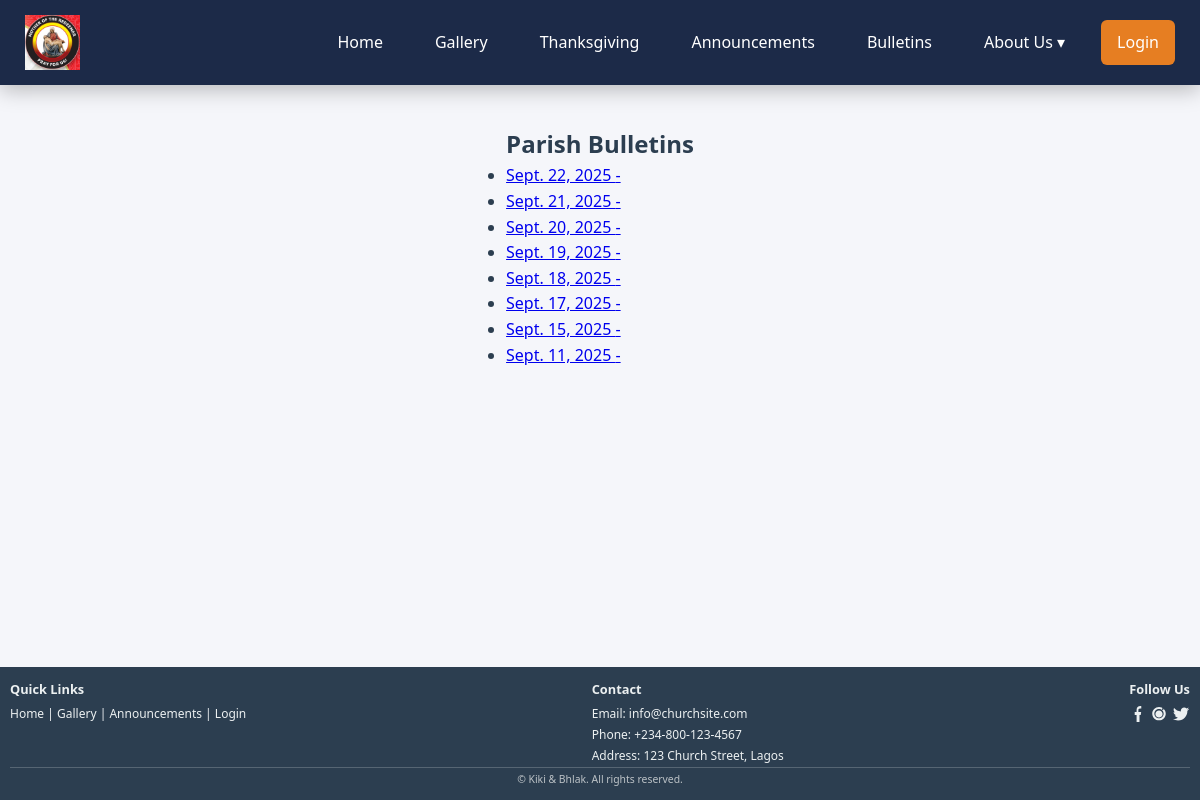
Page /bulletins/ on the earlier database version.
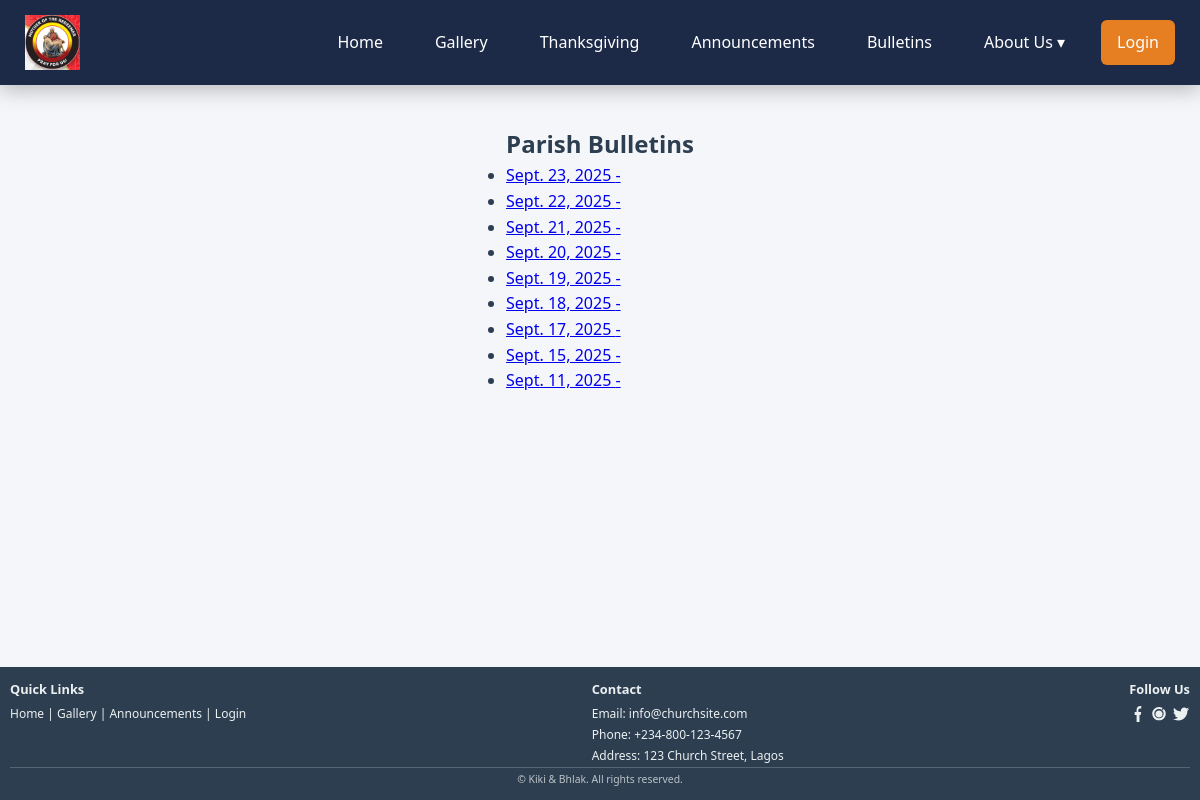
Same page on the later database version.
### gallery/models.py (models this page shows, shortened)
class Bulletin(models.Model):
    date = models.DateField(unique=True)
    title = models.CharField(max_length=200, blank=True)
    reading_1 = models.TextField(blank=True, null=True)
    reading_1_citation = models.CharField(max_length=200, blank=True, null=True)
    responsorial_psalm = models.TextField(blank=True, null=True)
    psalm_refrain = models.CharField(max_length=300, blank=True, null=True)
    psalm_citation = models.CharField(max_length=200, blank=True, null=True)
    reading_2 = models.TextField(blank=True, null=True)
    reading_2_citation = models.CharField(max_length=200, blank=True, null=True)
    gospel = models.TextField(blank=True, null=True)
    gospel_citation = models.CharField(max_length=200, blank=True, null=True)
    reading_1_optional = models.TextField(blank=True, null=True)
    reading_1_optional_citation = models.CharField(max_length=200, blank=True, null=True)
    psalm_optional = models.TextField(blank=True, null=True)
    psalm_optional_refrain = models.CharField(max_length=300, blank=True, null=True)
    psalm_optional_citation = models.CharField(max_length=200, blank=True, null=True)
    reading_2_optional = models.TextField(blank=True, null=True)
    reading_2_optional_citation = models.CharField(max_length=200, blank=True, null=True)
    gospel_optional = models.TextField(blank=True, null=True)
    gospel_optional_citation = models.CharField(max_length=200, blank=True, null=True)
    day_title = models.CharField(max_length=200, blank=True, null=True)
    season = models.CharField(max_length=200, blank=True, null=True)
    memorial = models.CharField(max_length=200, blank=True, null=True)
    created_at = models.DateTimeField(auto_now_add=True)

### gallery/views.py (the view)
# urls.py: path("bulletins/", views.bulletin_list, name="bulletin_list"),
def bulletin_list(request):
    bulletins = Bulletin.objects.all().order_by("-date")
    return render(request, "bulletin_list.html", {"bulletins": bulletins})

### templates/bulletin_list.html (shortened to what this page needs)
{% extends "base.html" %}
{% block content %}
<div class="content-card">
    <h2>Parish Bulletins</h2>
    {% if bulletins %}
        <ul>
        {% for bulletin in bulletins %}
            <li>
                <a href="{% url 'bulletin_detail' bulletin.pk %}">
                    {{ bulletin.date }} - {{ bulletin.title }}
                </a>
            </li>
        {% endfor %}
        </ul>
    {% else %}
        <p>No bulletins available yet.</p>
    {% endif %}
</div>
{% endblock %}

Differences in the rows shown:
added Bulletin: date "Sept. 23, 2025"
